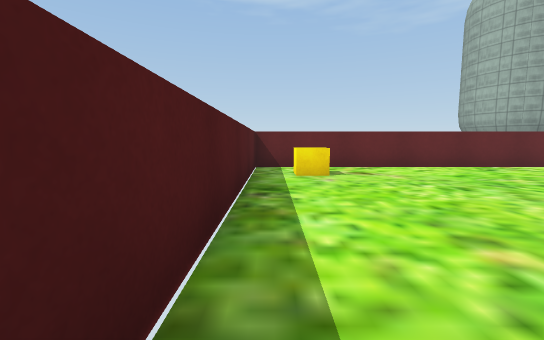
[1] (above)

16 first-person views from a walk through a 3-D level made in the Unity game engine. The camera is 0.72 m above the floor, tilts 6° down and sees 90° across. The floor is counted in squares, 1 m on a side. Each view is taken from the middle of a square. On the plan, view 1 faces up. The plan holds only what a view shows up to about 9 squares ahead; the rest is blank. The place goes on beyond the plan. The player character is not drawn. Some surface patterns are stand-ins.

[2]
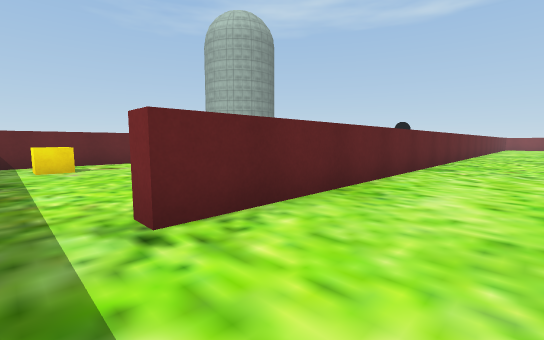

[3]
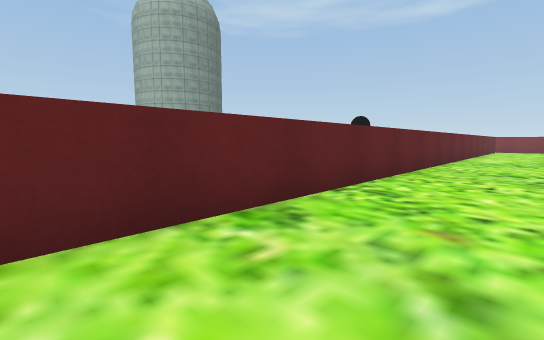

[4]
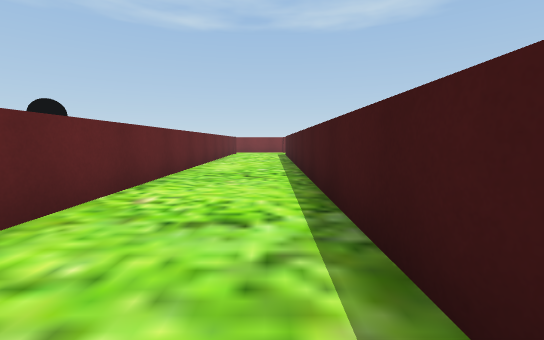

[5]
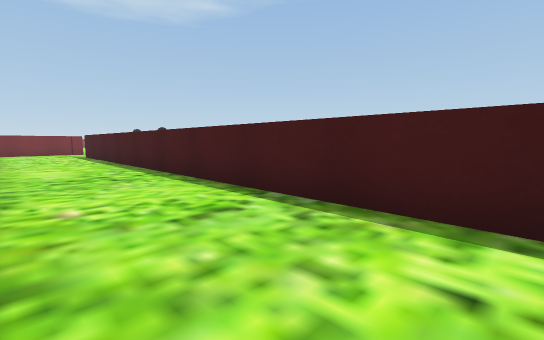

[6]
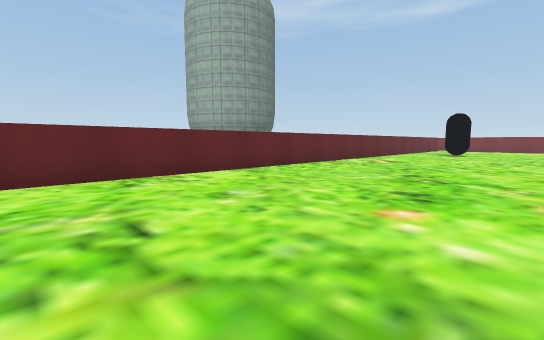

[7]
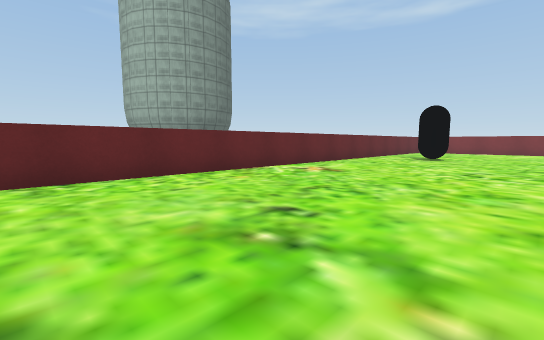

[8]
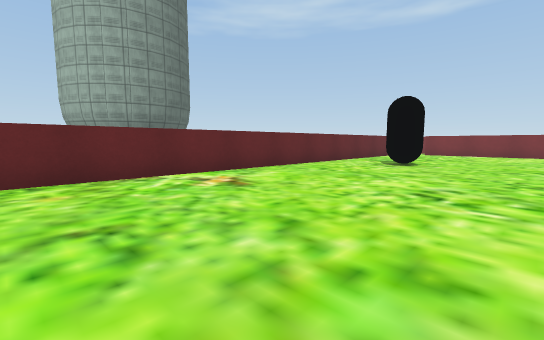

[9]
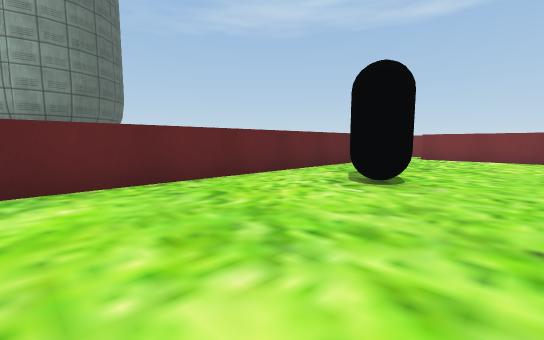

[10]
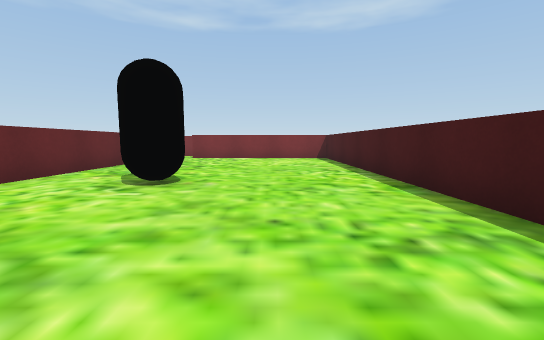

[11]
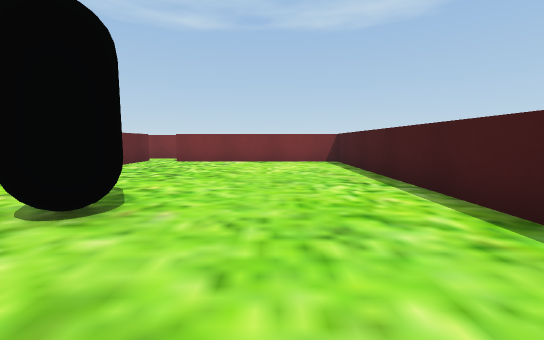

[12]
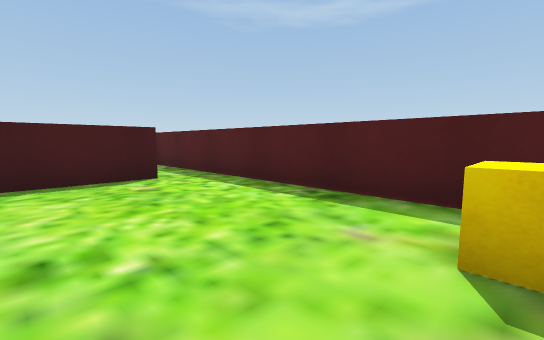

[13]
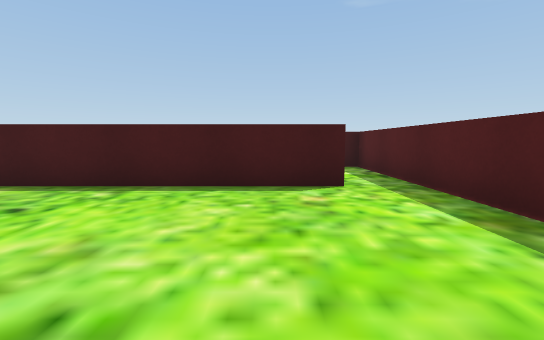

[14]
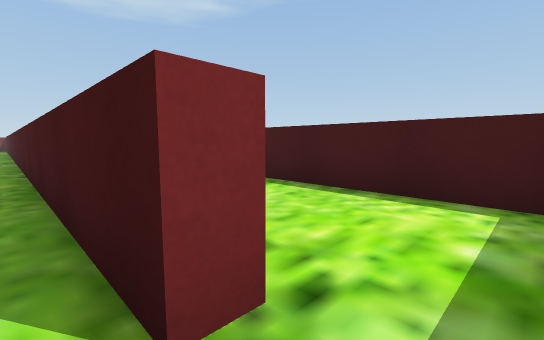

[15]
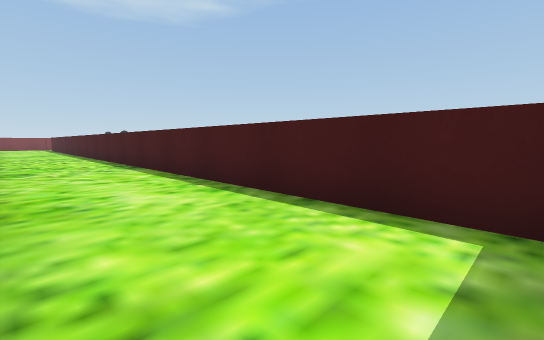

[16]
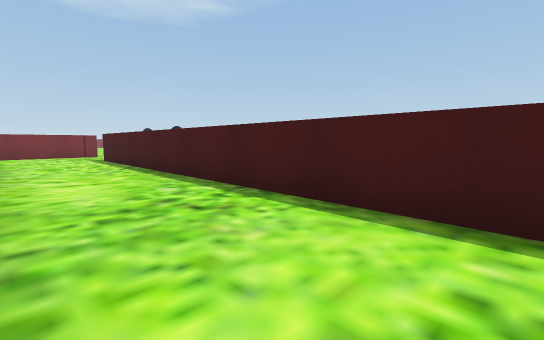

### Floor plan
Points are (right, up) in squares from view 1. A wall is a line through its corners. A room is listed if a view was taken in it or the views show most of it. See-through windows are left out.
Room 1 (views 1, 2, 3, 4, 5, 14, 15, 16)
walls: (20.1, 0.2) (0.8, 0.2) (0.8, 0.7); (-0.5, 1.5) (-0.5, -2.7) (22.5, -2.7)
ways out: opening at (0, 1) to room 2
Room 2 (views 6, 7, 8, 9, 10, 11, 12, 13)
walls: (17.2, 0.7) (22.5, 0.7); (0.8, 0.7) (12.4, 0.7); (22.5, 7.6) (-0.5, 7.6) (-0.5, 1.5)
ways out: opening at (0, 1) to room 1
objects: yellow cube (1, 6); black capsule (19, 5) to (20, 5)

Positions as (right, up) in squares from view 1, and headings:
1: (0, 0), facing up
2: (0, -2), facing up-right
3: (6, -2), facing up-right
4: (11, -2), facing right
5: (11, 0), facing down-right
6: (4, 2), facing up-right
7: (8, 2), facing up-right
8: (11, 2), facing up-right
9: (15, 3), facing up-right
10: (15, 3), facing right
11: (17, 3), facing right
12: (3, 6), facing down-left
13: (2, 5), facing down
14: (0, 1), facing down-right
15: (0, 0), facing down-right
16: (14, 0), facing down-right
